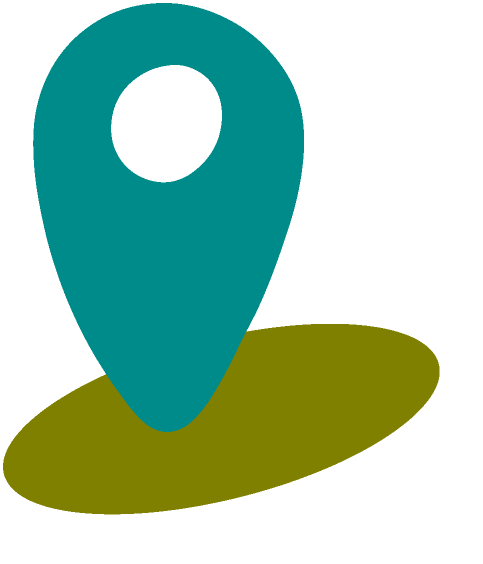
#> input picture problems/occlusion1_rec.png, 966 x 1128 px (shown at 1/2 size)
$ jupyter execute --allow-errors 'Occulsion_Symmetry_detection_approach_1_line of symmetry.ipynb'   (shell and % lines are left out)
#> lines starting #> are read from the running program, lines starting #| are printed output that depends on the picture; after the words box and inside, x2 and y2 are one past the last pixel; in counts of white or black regions, pixels touching at a corner belong together
<a href="https://colab.research.google.com/github/ssmehra7/curvetopia-adobe_gensolve/blob/main/Symmetry_detection.ipynb" target="_parent"></a>

[cell 1]
"This algorithm takes .png file as input and peerforms symmetry detection on it and gives png file with line of symmetry as output "

[cell 2]
"you can use the following residual code to conver polylines to png and svg formats and save it in the runtime"

[cell 3]
import numpy as np
import svgwrite
import cairosvg
from PIL import Image

# Define the colors used for the polylines
colours = ['#000000']  # Adjust this as needed, currently set to black for grayscale

# [34 lines left out: function polylines2svg, not called in this run]

def read_csv(csv_path):
    np_path_XYs = np.genfromtxt(csv_path, delimiter=',')
    path_XYs = []

    for i in np.unique(np_path_XYs[:, 0]):
        npXYs = np_path_XYs[np_path_XYs[:, 0] == i][:, 1:]
        XYs = []
        for j in np.unique(npXYs[:, 0]):
            XY = npXYs[npXYs[:, 0] == j][:, 1:]
            XYs.append(XY)
        path_XYs.append(XYs)

    return path_XYs

# Example usage
csv_path = '/content/occlusion.csv'
#> (the rest of this cell did not finish here and is left out)

[cell 4]
import cv2
import matplotlib.pyplot as plt
import numpy as np

# Define the required functions
def very_close(pt1, pt2, threshold=5.0):
    """Returns True if the two points are within a certain threshold distance."""
    return np.linalg.norm(np.array(pt1) - np.array(pt2)) < threshold

# [5 lines left out: function angle_with_x_axis, not called in this run]

def midpoint(pt1, pt2):
    """Calculates the midpoint between two points."""
    return ( (pt1[0] + pt2[0]) / 2, (pt1[1] + pt2[1]) / 2 )

def reisfeld(angle1, angle2, theta):
    """Computes the Reisfeld measure for symmetry."""
    return 1 - np.cos(2 * (angle1 - angle2 - theta))

def S(size1, size2):
    """Computes the scale factor for symmetry detection."""
    return min(size1, size2) / max(size1, size2)

def superm2(image):
    """Performs the symmetry detection on image and plots the hexbin plot."""
    mimage = np.fliplr(image)
    kp1, des1 = sift.detectAndCompute(image, None)
    kp2, des2 = sift.detectAndCompute(mimage, None)
    for p, mp in zip(kp1, kp2):
        p.angle = np.deg2rad(p.angle)
        mp.angle = np.deg2rad(mp.angle)
    bf = cv2.BFMatcher()
    matches = bf.knnMatch(des1, des2, k=2)
    houghr = []
    houghth = []
    weights = []
    good = []

    for match, match2 in matches:
        point = kp1[match.queryIdx]
        mirpoint = kp2[match.trainIdx]
        mirpoint2 = kp2[match2.trainIdx]
        mirpoint2.angle = np.pi - mirpoint2.angle
        mirpoint.angle = np.pi - mirpoint.angle
        if mirpoint.angle < 0.0:
            mirpoint.angle += 2 * np.pi
        if mirpoint2.angle < 0.0:
            mirpoint2.angle += 2 * np.pi
        mirpoint.pt = (mimage.shape[1] - mirpoint.pt[0], mirpoint.pt[1])
        if very_close(point.pt, mirpoint.pt):
            mirpoint = mirpoint2
            good.append(match2)
        else:
            good.append(match)
        theta = angle_with_x_axis(point.pt, mirpoint.pt)
        xc, yc = midpoint(point.pt, mirpoint.pt)
        r = xc * np.cos(theta) + yc * np.sin(theta)
        Mij = reisfeld(point.angle, mirpoint.angle, theta) * S(
            point.size, mirpoint.size
        )
        houghr.append(r)
        houghth.append(theta)
        weights.append(Mij)

    houghr = np.array(houghr)
    houghth = np.array(houghth)
    weights = np.array(weights)

    # Plotting the hexbin plot with interactivity
    # [16 lines left out: function hex_plot, not called in this run]

    hex_plot()

# Example usage
#> (the rest of this cell did not finish here and is left out)

[cell 5]
"plot the above hex plot for different png files and accordingly use the values of r and theta in further example"

[cell 6]
import sys

import cv2
import matplotlib.pyplot as plt
import numpy as np

sift = cv2.SIFT_create()


# [11 lines left out: functions very_close, S, not called in this run]


def reisfeld(phi, phj, theta):
    return 1 - np.cos(phi + phj - 2 * theta)


def midpoint(i, j):
    return (i[0] + j[0]) / 2, (i[1] + j[1]) / 2


# [73 lines left out: functions angle_with_x_axis, superm2, not called in this run]


def draw(image, r, theta):
    if np.pi / 4 < theta < 3 * (np.pi / 4):
        for x in range(len(image.T)):
            y = int((r - x * np.cos(theta)) / np.sin(theta))
            if 0 <= y < len(image.T[x]):
                image[y][x] = 100
    else:
        for y in range(len(image)):
            x = int((r - y * np.sin(theta)) / np.cos(theta))
            if 0 <= x < len(image[y]):
                image[y][x] = 100


def main():
    argc = len(sys.argv)
    if not (argc == 2 or argc == 4 or argc == 5):
        print("Usage: python3 detect.py IMAGE [r] [theta]")
        return
    if argc == 2:
        superm2(cv2.imread(sys.argv[1], 0))
    elif argc == 4:
        image = cv2.imread(sys.argv[1], 0)
        draw(image, float(sys.argv[2]), float(sys.argv[3]))
        cv2.imshow("a", image)
        cv2.waitKey(0)
    else:
        image = cv2.imread(sys.argv[1], 0)
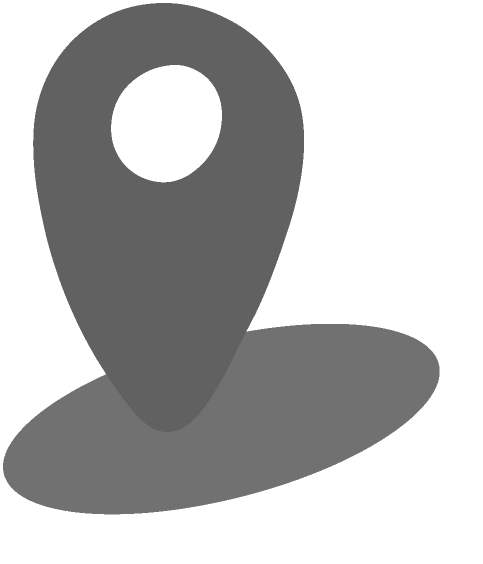
#> image: shape (1128, 966) (shown at 1/2 size); min 97, max 255, mean 186.3
        draw(image, float(sys.argv[2]), float(sys.argv[3]))
#> the loop in draw, `for x in range(len(image.T)):` made 966 passes
#> y on passes 1 to 3: 1, 0, 0
#> after the loop in draw, `for x in range(len(image.T)):`: image: shape (1128, 966); under 0.01% of pixels changed, all inside (x1, y1, x2, y2) = (0, 0, 4, 2)
        cv2.imwrite("{}".format(sys.argv[4]), image)


if __name__ == "__main__":
    main()


$ run again, on problems/occlusion1_sol_rec.png
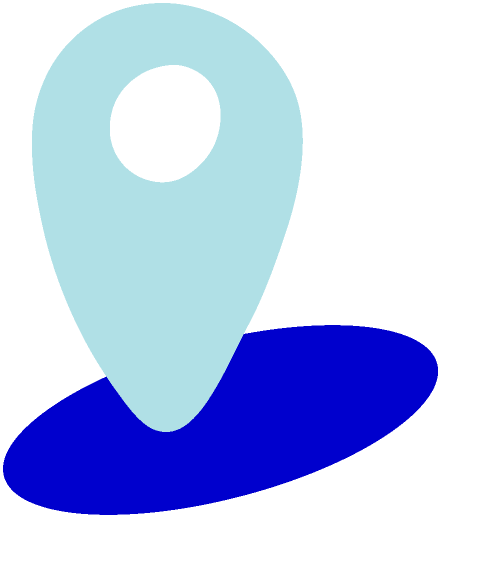
#> input picture problems/occlusion1_sol_rec.png, 960 x 1128 px (shown at 1/2 size)
#> in main, `image = cv2.imread(sys.argv[1], 0)`:
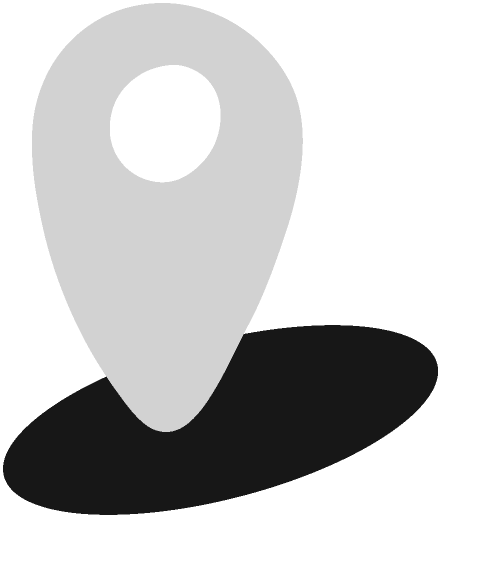
#> image: shape (1128, 960) (shown at 1/2 size); min 23, max 255, mean 201.1
#> the loop in draw, `for x in range(len(image.T)):` made 960 passes
#> y on passes 1 to 3: 1, 0, 0

$ run again, on problems/occlusion2_sol_rec.png
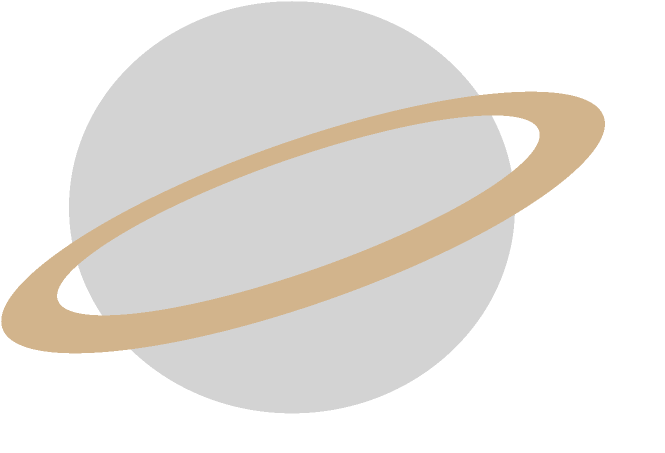
#> input picture problems/occlusion2_sol_rec.png, 1330 x 905 px (shown at 1/2 size)
#> in main, `image = cv2.imread(sys.argv[1], 0)`:
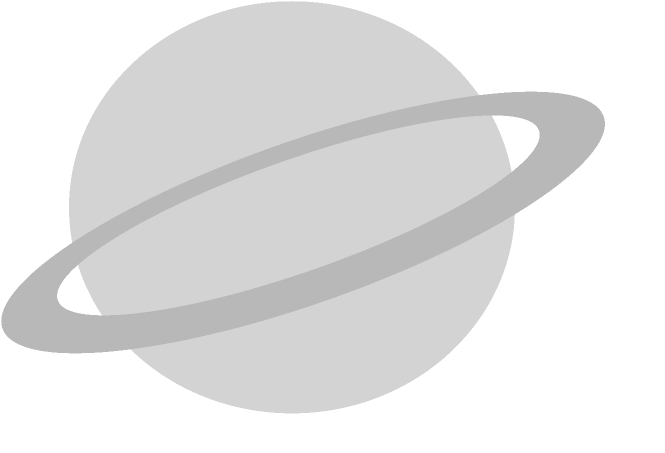
#> image: shape (905, 1330) (shown at 1/2 size); min 184, max 255, mean 228.6
#> the loop in draw, `for x in range(len(image.T)):` made 1330 passes
#> y on passes 1 to 3: 1, 0, 0
